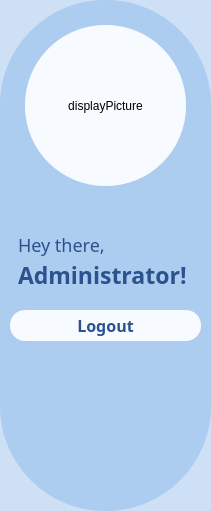
     <widget class="QFrame" name="userHomeHelloBarAP">
      <property name="geometry">
       <rect>
        <x>0</x>
        <y>430</y>
        <width>211</width>
        <height>511</height>
       </rect>
      </property>
      <property name="styleSheet">
       <string notr="true">background: rgba(104, 160, 229, 0.33);
border-radius: 105px;</string>
      </property>
      <property name="frameShape">
       <enum>QFrame::StyledPanel</enum>
      </property>
      <property name="frameShadow">
       <enum>QFrame::Raised</enum>
      </property>
      <widget class="QLabel" name="displayPictureAP">
       <property name="geometry">
        <rect>
         <x>25</x>
         <y>25</y>
         <width>161</width>
         <height>161</height>
        </rect>
       </property>
       <property name="styleSheet">
        <string notr="true">background: rgba(248, 251, 255, 0.99);
border-radius: 80px;</string>
       </property>
       <property name="text">
        <string>displayPicture</string>
       </property>
       <property name="alignment">
        <set>Qt::AlignCenter</set>
       </property>
      </widget>
      <widget class="QLabel" name="labelAdminNameAP">
       <property name="geometry">
        <rect>
         <x>18</x>
         <y>259</y>
         <width>191</width>
         <height>31</height>
        </rect>
       </property>
       <property name="font">
        <font>
         <family>Arial Rounded MT Bold</family>
         <pointsize>-1</pointsize>
         <weight>62</weight>
         <bold>true</bold>
        </font>
       </property>
       <property name="styleSheet">
        <string notr="true">color: #2B528C;
font-weight: 500;
font-size: 23px;
background: rgba(104, 160, 229, 0.00);</string>
       </property>
       <property name="text">
        <string>Administrator!</string>
       </property>
      </widget>
      <widget class="QLabel" name="labelHeyThereAP">
       <property name="geometry">
        <rect>
         <x>18</x>
         <y>229</y>
         <width>101</width>
         <height>31</height>
        </rect>
       </property>
       <property name="font">
        <font>
         <family>Avenir Next</family>
         <pointsize>-1</pointsize>
         <weight>50</weight>
         <bold>false</bold>
        </font>
       </property>
       <property name="styleSheet">
        <string notr="true">color: #2B528C;
font-weight: 400;
font-size: 18px;
background: rgba(104, 160, 229, 0.00);</string>
       </property>
       <property name="text">
        <string>Hey there,</string>
       </property>
      </widget>
      <widget class="QPushButton" name="pbLogoutAP">
       <property name="geometry">
        <rect>
         <x>10</x>
         <y>310</y>
         <width>191</width>
         <height>31</height>
        </rect>
       </property>
       <property name="font">
        <font>
         <family>Arial Rounded MT Bold</family>
         <pointsize>-1</pointsize>
         <weight>62</weight>
         <bold>true</bold>
        </font>
       </property>
       <property name="styleSheet">
        <string notr="true">QPushButton{
color: #2B528C;
font-weight: 500;
border-radius: 15px;
background:  rgba(248, 251, 255, 0.99);
font-size: 16px; 
}
QPushButton:hover
{
background:  rgba(248, 251, 255, 0.55);
border-color: rgba(104, 160, 229, 0.88);
font-size: 16px;
color: #2B528C;
}</string>
       </property>
       <property name="text">
        <string>Logout</string>
       </property>
      </widget>
     </widget>
